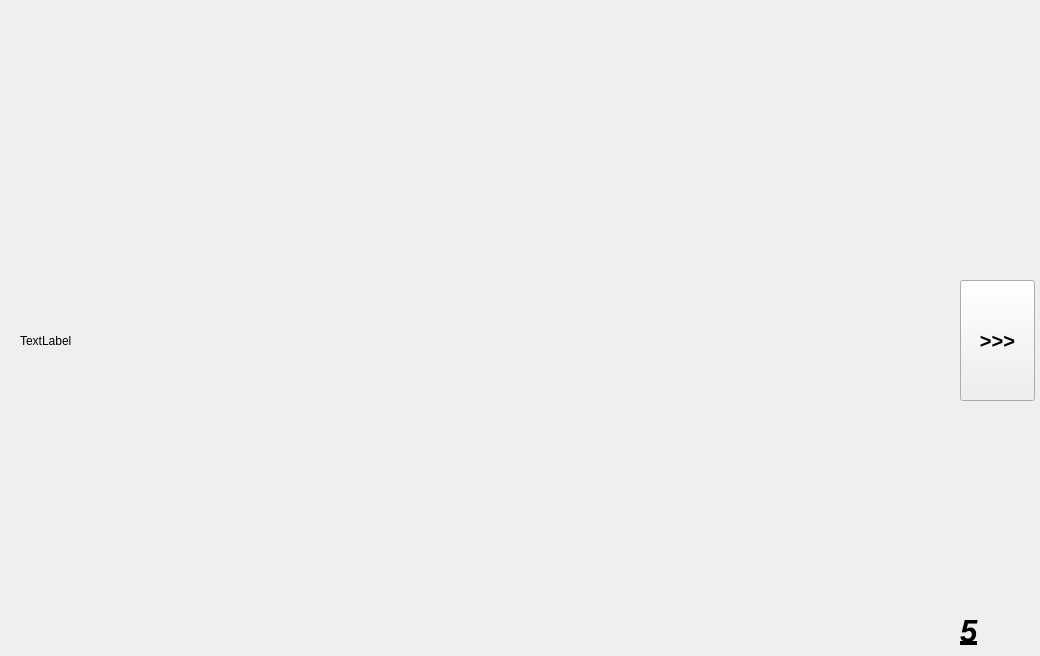
<?xml version="1.0" encoding="UTF-8"?>
<ui version="4.0">
 <class>cours5</class>
 <widget class="QDialog" name="cours5">
  <property name="geometry">
   <rect>
    <x>0</x>
    <y>0</y>
    <width>1040</width>
    <height>656</height>
   </rect>
  </property>
  <property name="windowTitle">
   <string>Dialog</string>
  </property>
  <widget class="QLabel" name="label">
   <property name="geometry">
    <rect>
     <x>20</x>
     <y>10</y>
     <width>931</width>
     <height>661</height>
    </rect>
   </property>
   <property name="text">
    <string>TextLabel</string>
   </property>
  </widget>
  <widget class="QPushButton" name="pushButton">
   <property name="geometry">
    <rect>
     <x>1060</x>
     <y>260</y>
     <width>83</width>
     <height>29</height>
    </rect>
   </property>
   <property name="text">
    <string>PushButton</string>
   </property>
  </widget>
  <widget class="QPushButton" name="pushButton_2">
   <property name="geometry">
    <rect>
     <x>960</x>
     <y>280</y>
     <width>75</width>
     <height>121</height>
    </rect>
   </property>
   <property name="font">
    <font>
     <pointsize>15</pointsize>
     <bold>true</bold>
    </font>
   </property>
   <property name="text">
    <string>&gt;&gt;&gt;</string>
   </property>
  </widget>
  <widget class="QLabel" name="label_2">
   <property name="geometry">
    <rect>
     <x>960</x>
     <y>600</y>
     <width>101</width>
     <height>61</height>
    </rect>
   </property>
   <property name="font">
    <font>
     <pointsize>23</pointsize>
     <italic>true</italic>
     <bold>true</bold>
     <underline>true</underline>
    </font>
   </property>
   <property name="text">
    <string>5</string>
   </property>
  </widget>
 </widget>
 <resources/>
 <connections/>
</ui>
